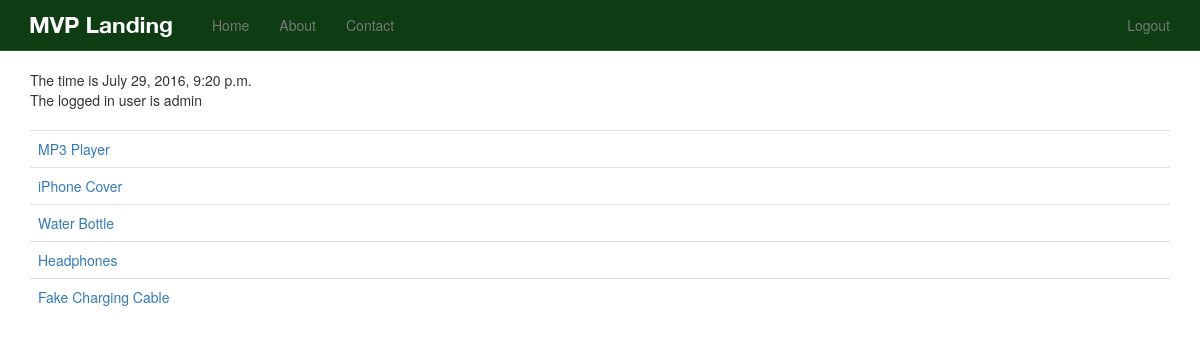
Screenshot of /products/ (signed in) with the database file from the repository.
### products/models.py (models this page shows, shortened)
class Product(models.Model):
    title = models.CharField(max_length=120)
    description = models.TextField(blank=True, null=True)
    price = models.DecimalField(max_digits=20, decimal_places=2)
    active = models.BooleanField(default=True)
    def get_absolute_url(self):
    	return reverse("product_detail", kwargs={"pk": self.pk})

### products/views.py (the view)
class ProductListView(ListView):
	model = Product
	def get_context_data(self, *args, **kwargs):
		context = super().get_context_data(*args, **kwargs)
		context["now"] = timezone.now()
		return context

### products/templates/products/product_list.html
{% extends "base.html" %}
{% block content %}
The time is {{ now }}<br>
The logged in user is {{ user }}<br>
<br>
<table class="table">
{% for object in object_list %}
<tr>
<td>
	<a href='{{ object.get_absolute_url }}'>{{ object.title }}</a>
</td>
</tr>
{% endfor %}
</table>
{% endblock content %}

### static_in_pro/our_static/css/navbar-static-top.css (style rules this page uses)
body { min-height: 1000px; }

### rows the page displays
Product: title "MP3 Player"
Product: title "iPhone Cover"
Product: title "Water Bottle"
Product: title "Headphones"
Product: title "Fake Charging Cable"

### other values shown
{{ now }} "July 29, 2016, 9:20 p.m."
{{ user }} "admin"
